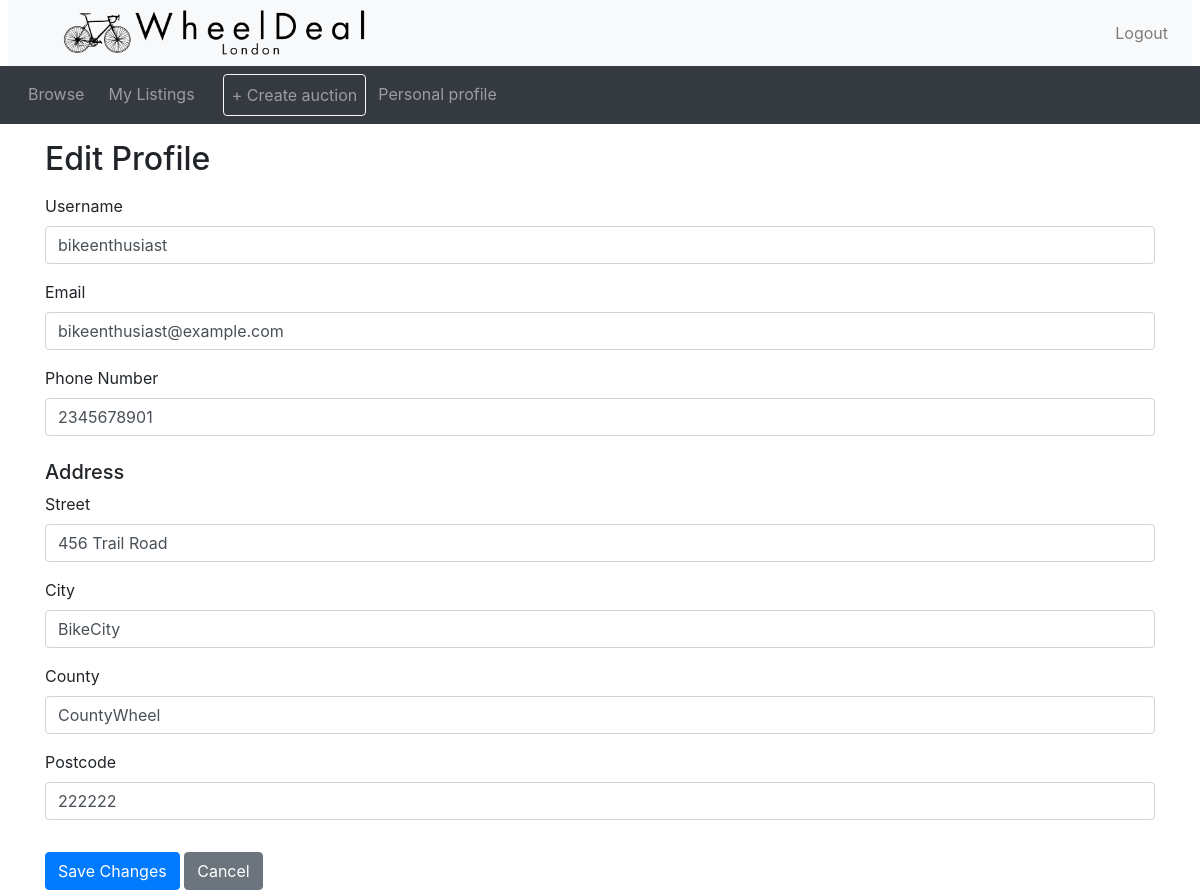
Screenshot of /WheelDeal/editProfile.php (signed in) with the database file from the repository.
### tables this page shows
CREATE TABLE `Address` (
  `addressId` int NOT NULL,
  `street` varchar(50) NOT NULL,
  `city` varchar(50) NOT NULL,
  `county` varchar(50) NOT NULL,
  `postcode` varchar(8) NOT NULL,
  `userId` int NOT NULL
);

CREATE TABLE `User` (
  `userId` int NOT NULL,
  `username` varchar(50) NOT NULL,
  `password` varchar(255) NOT NULL,
  `email` varchar(50) NOT NULL,
  `phoneNumber` varchar(50) NOT NULL,
  `userType` varchar(7) NOT NULL
);

### WheelDeal/utilities.php (called while the page is built, shortened)
<?php
function testInput($data) {
  $data = trim($data);
  $data = stripslashes($data);
  $data = htmlspecialchars($data);
  return $data;
}
?>

### WheelDeal/editProfile.php (the view, shortened to what this page needs)
<?php
include_once("header.php");
require("utilities.php");
require("db_connect.php");
$userId = $_SESSION['user_id'];
try {
    $sql = "SELECT U.username, U.email, U.phoneNumber, a.street, a.city, a.county, a.postcode
            FROM User U
            LEFT JOIN Address a ON a.userId = U.userId
            WHERE U.userId = ?";
    $stmt = $pdo->prepare($sql);
    $stmt->execute([$userId]);
    $userProfile = $stmt->fetch(PDO::FETCH_ASSOC);
} catch (PDOException $e) {
    echo '<div class="alert alert-danger">An error occurred while retrieving your profile: ' . testInput($e->getMessage()) . '</div>';
    include_once("footer.php");
    exit;
}
?>
<div class="container">
    <h2 class="my-3">Edit Profile</h2>
    <form method="POST" action="">
        <div class="form-group">
            <label for="username">Username</label>
            <input type="text" name="username" id="username" class="form-control" value="<?= testInput($userProfile['username'] ?? '') ?>" required>
        </div>
        <div class="form-group">
            <label for="email">Email</label>
            <input type="email" name="email" id="email" class="form-control" value="<?= testInput($userProfile['email'] ?? '') ?>" required>
        </div>
        <div class="form-group">
            <label for="phoneNumber">Phone Number</label>
            <input type="text" name="phoneNumber" id="phoneNumber" class="form-control" value="<?= testInput($userProfile['phoneNumber'] ?? '') ?>">
        </div>
        <h5 class="mt-4">Address</h5>
        <div class="form-group">
            <label for="street">Street</label>
            <input type="text" name="street" id="street" class="form-control" value="<?= testInput($userProfile['street'] ?? '') ?>">
        </div>
        <div class="form-group">
            <label for="city">City</label>
            <input type="text" name="city" id="city" class="form-control" value="<?= testInput($userProfile['city'] ?? '') ?>">
        </div>
        <div class="form-group">
            <label for="county">County</label>
            <input type="text" name="county" id="county" class="form-control" value="<?= testInput($userProfile['county'] ?? '') ?>">
        </div>
        <div class="form-group">
            <label for="postcode">Postcode</label>
            <input type="text" name="postcode" id="postcode" class="form-control" value="<?= testInput($userProfile['postcode'] ?? '') ?>">
        </div>
        <button type="submit" class="btn btn-primary mt-3">Save Changes</button>
        <a href="profile.php" class="btn btn-secondary mt-3">Cancel</a>
    </form>
</div>
<?php include_once("footer.php"); ?>

### rows the page displays
address: username "bikeenthusiast", email "bikeenthusiast@example.com", phoneNumber "2345678901", street "456 Trail Road", city "BikeCity", county "CountyWheel", postcode "222222"
